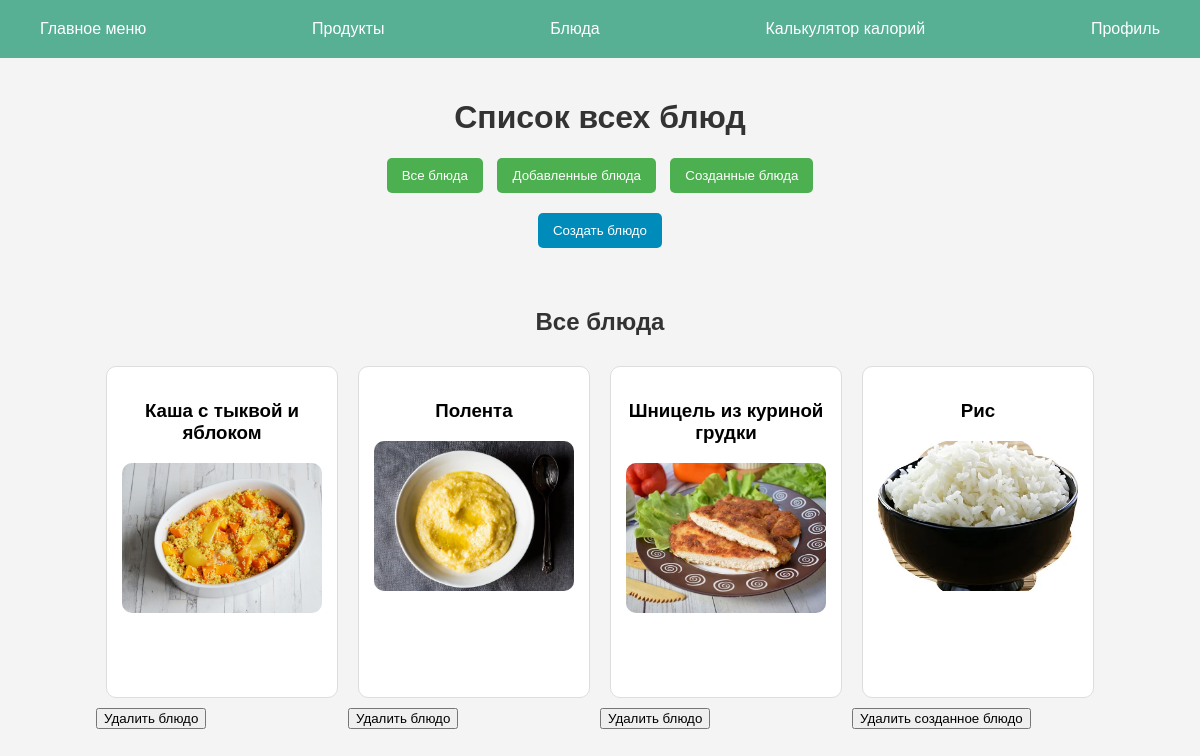
The app's page /saved_dishes (signed in) with its own data.
### catalog/models.py (models this page shows, shortened)
class Dish(models.Model):
    name = CharField(max_length=50, unique=True)
    images = ImageField(upload_to='images/dishes/', null=True, blank=True)
    recipes = TextField(null=True)
    proteins = DecimalField(max_digits=5, decimal_places=2)
    fats = DecimalField(max_digits=5, decimal_places=2)
    carbs = DecimalField(max_digits=5, decimal_places=2)
    kcals = DecimalField(max_digits=5, decimal_places=2)
    categorys = CharField(max_length=50, null=True)
    areas = CharField(max_length=50, null=True)
    class Meta:
        db_table = 'dishes'

class UserCreatedDish(models.Model):
    user = models.ForeignKey(User, related_name='user_created_dishes', on_delete=models.CASCADE)  # Связь с пользователем
    name = models.CharField(max_length=50)  # Название блюда
    images = models.ImageField(upload_to='user_dish_image/', null=True, blank=True)  # Изображение блюда
    category = models.CharField(max_length=50, null=True)
    recipes = models.TextField(null=True)  # Рецепт блюда
    products = models.ManyToManyField(Product, blank=True)  # Укажите правильный путь к модели Product
    class Meta:
        db_table = 'user_created_dishes'

### catalog/views.py (the view)
# urls.py: path('saved_dishes', catalog.views.saved_dishes, name='saved_dishes'),
@login_required
def saved_dishes(request):
    user_dishes = models.UserDish.objects.filter(user=request.user)
    added_dishes = [user_dish.dish for user_dish in user_dishes]
    created_dishes = models.UserCreatedDish.objects.filter(user=request.user)  # Получаем созданные блюда для текущего пользователя
    for dish in added_dishes:
        dish.ingredients_list = ', '.join([
            f"{ingredient.product.name}: {ingredient.weight} гр."
            for ingredient in dish.ingredients.all()
        ])
    for created_dish in created_dishes:
        created_dish.ingredients_list = ', '.join([
            f"{user_created_dish_product.product.name}: {user_created_dish_product.weight} гр."
            for user_created_dish_product in models.UserCreatedDishProduct.objects.filter(dish=created_dish)
        ])
    dishes = list(added_dishes) + list(created_dishes)
    for dish in dishes:
        dish.type = 'created' if isinstance(dish, models.UserCreatedDish) else 'added'
    return render(request, 'saved_dishes.html', {
        'dishes': dishes,
    })

### templates/saved_dishes.html (shortened to what this page needs)
<!DOCTYPE html>
{% extends "base.html" %}
{% load static %}
{% block content %}
<link rel="stylesheet" href="{% static 'css/saved_dishes.css' %}">
<div id="dish-list">
    <h1>Список всех блюд</h1>
    <div class="button-group">
        <button onclick="showAllDishes()">Все блюда</button>
        <button onclick="showAddedDishes()">Добавленные блюда</button>
        <button onclick="showCreatedDishes()">Созданные блюда</button>
    </div>
    <div class="create-dish-form">
        <form action="{% url 'user_create_dish' %}" method="GET" enctype="multipart/form-data">
            <button type="submit">Создать блюдо</button>
        </form>
    </div>
    <div class="container" id="dishContainer">
        <h2>Все блюда</h2>
        <div class="dish-list" id="allDishes">
            {% for dish in dishes %}
                <div class="dish-block" data-type="{{ dish.type }}">
                    <div class="dish-form" onclick="openDishModal('{{ dish.id }}', '{{ dish.name }}', '{{ dish.images }}', '{{ dish.kcals }}', '{{ dish.proteins }}', '{{ dish.fats }}', '{{ dish.carbs }}', '{{ dish.recipes|escapejs }}', '{{ dish.ingredients_list|escapejs }}', '{{ dish.type }}')" data-category="{{ dish.categorys }}">
                        <div class="dish-details">
                            <h3 class="dish-name-value">{{ dish.name }}</h3>
                        </div>
                        {% if dish.images %}
                            {% if dish.type == 'created' %}
                                <img src="{{ dish.images.url }}" alt="{{ dish.name }}" class="dish-image">
                            {% elif dish.type == 'added' %}
                                <img src="{{ dish.images }}" alt="{{ dish.name }}" class="dish-image">
                            {% endif %}
                        {% else %}
                            <img src="{% static 'images/dishes/img_none.png' %}" alt="Изображение отсутствует" class="dish-image">
                        {% endif %}
                    </div>
                    {% if dish.type == 'added' %}
                          <form action="{% url 'delete_user_dish' dish.id %}" method="post" style="display:inline;">
                              <button type="submit">Удалить блюдо</button>
                          </form>
                    {% elif dish.type == 'created' %}
                          <form action="{% url 'delete_user_created_dish' dish.id %}" method="post" style="display:inline;">
                              <button type="submit">Удалить созданное блюдо</button>
                          </form>
                    {% endif %}
                </div>
            {% endfor %}
        </div>
    </div>
</div>
{% endblock %}

### static/css/base.css (style rules this page uses)
body { font-family: Arial, sans-serif; margin: 0; padding: 0; background-color: #f4f4f4; }
.container { padding: 20px; }

### static/css/saved_dishes.css (style rules this page uses)
html, body { font-family: Arial, sans-serif; height: 100%; margin: 0; }
h1, h2 { color: #333; text-align: center; }
.button-group { text-align: center; margin-bottom: 20px; }
.button-group button { background-color: #4CAF50; color: white; border: none; padding: 10px 15px; margin: 0 5px; cursor: pointer; border-radius: 5px; transition: background-color 0.3s; }
.create-dish-form { text-align: center; margin-bottom: 20px; }
.create-dish-form button { background-color: #008CBA; color: white; border: none; padding: 10px 15px; border-radius: 5px; cursor: pointer; transition: background-color 0.3s; }
.container { display: flex; flex-direction: column; align-items: center; }
.dish-list { display: flex; flex-wrap: wrap; justify-content: center; margin: 0 auto; }
.dish-form { background-color: white; border: 1px solid #ddd; border-radius: 10px; padding: 15px; margin: 10px; width: 200px; height: 300px; text-align: center; transition: box-shadow 0.3s; cursor: pointer; overflow: hidden; }
.dish-form img { width: 100%; height: 150px; object-fit: cover; border-radius: 10px; }
.dish-details { margin-top: 10px; }
.dish-image { width: 200px; height: 150px; object-fit: cover; border-radius: 8px; display: block; margin: 0 auto; }

### records on screen
Dish: name "Каша с тыквой и яблоком", images (picture), shows "Удалить блюдо"
Dish: name "Полента", images (picture), shows "Удалить блюдо"
Dish: name "Шницель из куриной грудки", images (picture), shows "Удалить блюдо"
UserCreatedDish: name "Рис", images (picture), shows "Удалить созданное блюдо"
